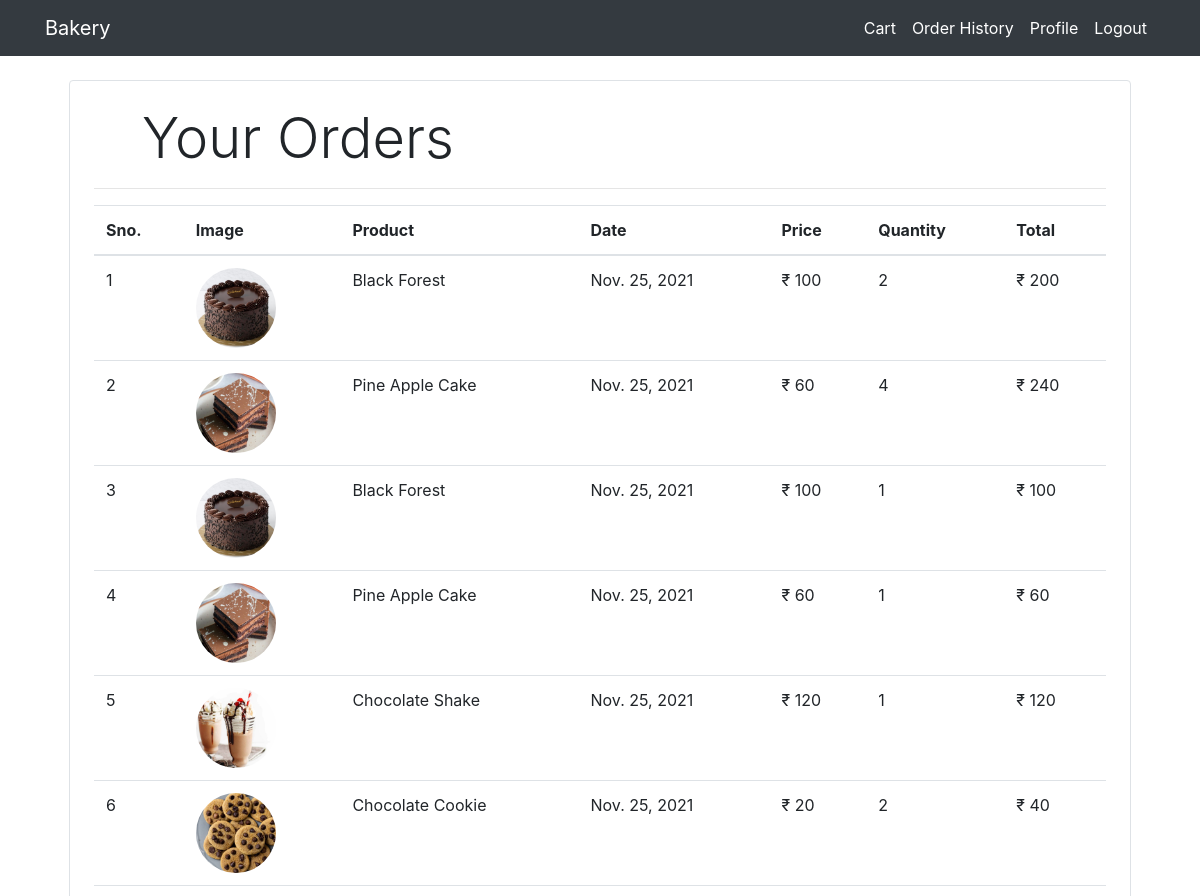
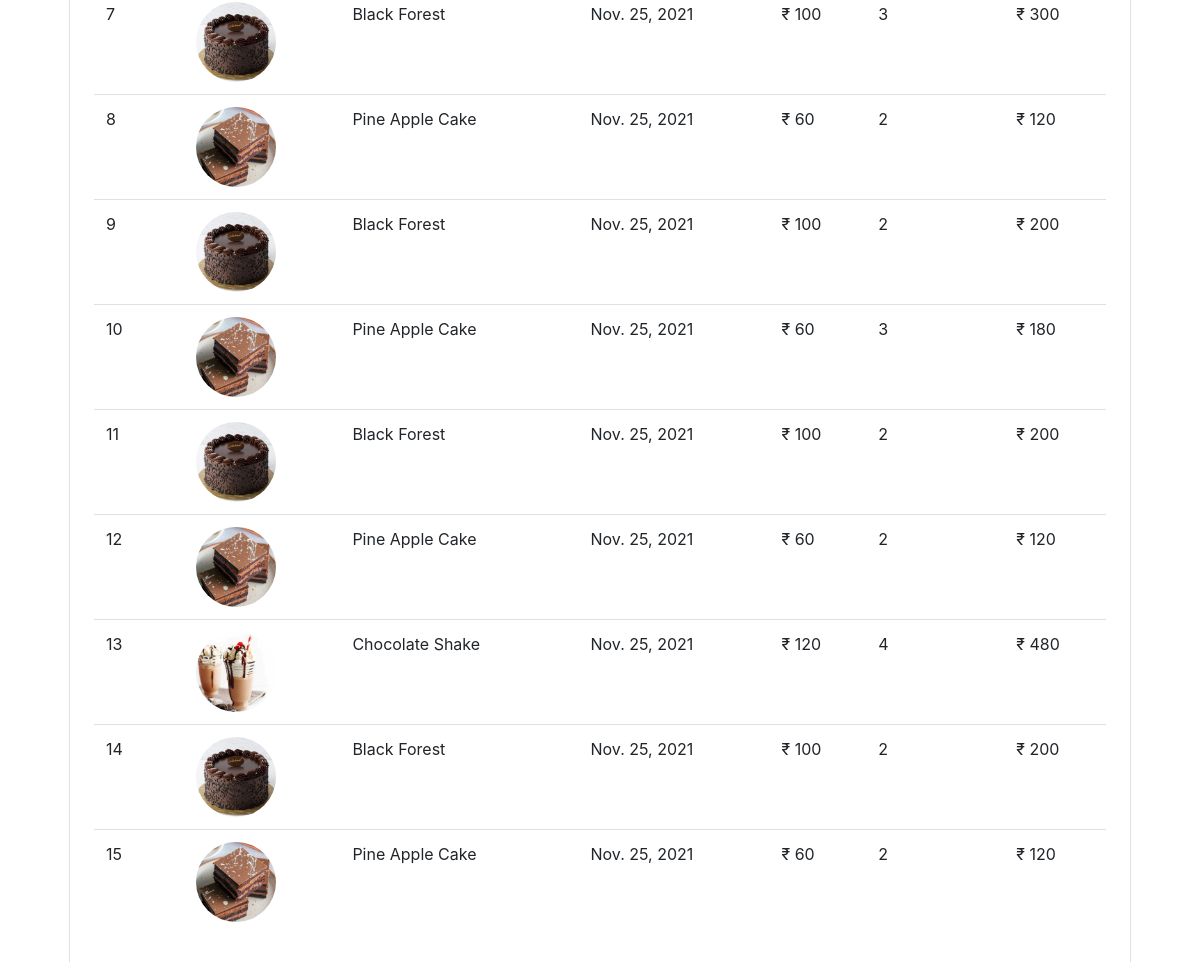
The app's page /orderhistory/ (signed in) with its own data (2 pictures, top to bottom).
### Bakery/models.py (models this page shows, shortened)
class Order(models.Model):
    product = models.ForeignKey(Product,on_delete=models.CASCADE,null=True)
    customer = models.ForeignKey(Customer,on_delete=models.CASCADE,null=True)
    quantity = models.IntegerField(default=1)
    price = models.IntegerField()
    email = models.EmailField()
    address = models.CharField(max_length=50,default='',blank=True)
    phone = models.CharField(max_length=15,default='',blank=True)
    date = models.DateField(default=datetime.datetime.today)
    @staticmethod
    def get_orders_by_customer(customer_email):
        return Order.objects.filter(email=customer_email)

class Product(models.Model):
    name = models.CharField(max_length=100, null=True)
    quantity = models.PositiveIntegerField(null=True)
    price = models.PositiveIntegerField(null=True)
    category = models.ForeignKey(Category, on_delete=models.CASCADE,default=1)
    image = models.ImageField(upload_to='uploads/products/', default='default_image.jpeg')

### Bakery/Views/views.py (the view)
# urls.py: path('orderhistory/', views.order_history.as_view(), name='Bakery-order'),
class order_history(View):
	def get(self, request):
		customer=request.session.get('customer_email')
		print(customer)
		orders=Order.get_orders_by_customer(customer)
		print('orders', orders)
		return render(request,'Bakery/order_history.html',{'orders': orders})

### Bakery/templatetags/custom_filter.py (called while the page is built)
@register.filter(name='currency')
def currency(nunmber):
    return "₹ "+str(nunmber)

@register.filter(name='multiply')
def multiply(number,number1):
    return number*number1

### templates/Bakery/order_history.html (shortened to what this page needs)
{%extends 'Partials/base.html'%}
{%block content%}
{%load cart%}
{%load custom_filter%}
<div class="container">
   <div class="border rounded p-4 m-4">
        <p class="display-4 pl-4 ml-4">Your Orders</p>
        <hr>
        <table class="table">
            <thead>
                <tr>
                    <th>Sno.</th>
                    <th>Image</th>
                    <th>Product</th>
                    <th>Date</th>
                    <th>Price</th>
                    <th>Quantity</th>
                    <th>Total</th>
                </tr>
            </thead>
            <tbody>
                {% for order in orders %}
                <tr>
                    <td>{{forloop.counter}}</td>
                    <td><img style="height: 80px;" class="rounded-circle" src="{{order.product.image.url}}" alt=""></td>
                    <td>{{order.product.name}}</td>
                    <td>{{order.date}}</td>
                    <td>{{order.price|currency}}</td>
                    <td>{{order.quantity}}</td>
                    <td>{{order.quantity|multiply:order.price|currency}}</td>
                </tr>
                {% endfor %}
            </tbody>
        </table>
   </div>
</div>
{%endblock%}

### records on screen
Order: product.image (picture), product.name "Black Forest", date "Nov. 25, 2021", price "₹ 100", quantity "2", quantity|multiply "₹ 200"
Order: product.image (picture), product.name "Pine Apple Cake", date "Nov. 25, 2021", price "₹ 60", quantity "4", quantity|multiply "₹ 240"
Order: product.image (picture), product.name "Black Forest", date "Nov. 25, 2021", price "₹ 100", quantity "1", quantity|multiply "₹ 100"
Order: product.image (picture), product.name "Pine Apple Cake", date "Nov. 25, 2021", price "₹ 60", quantity "1", quantity|multiply "₹ 60"
Order: product.image (picture), product.name "Chocolate Shake", date "Nov. 25, 2021", price "₹ 120", quantity "1", quantity|multiply "₹ 120"
Order: product.image (picture), product.name "Chocolate Cookie", date "Nov. 25, 2021", price "₹ 20", quantity "2", quantity|multiply "₹ 40"
Order: product.image (picture), product.name "Black Forest", date "Nov. 25, 2021", price "₹ 100", quantity "3", quantity|multiply "₹ 300"
Order: product.image (picture), product.name "Pine Apple Cake", date "Nov. 25, 2021", price "₹ 60", quantity "2", quantity|multiply "₹ 120"
Order: product.image (picture), product.name "Black Forest", date "Nov. 25, 2021", price "₹ 100", quantity "2", quantity|multiply "₹ 200"
Order: product.image (picture), product.name "Pine Apple Cake", date "Nov. 25, 2021", price "₹ 60", quantity "3", quantity|multiply "₹ 180"
Order: product.image (picture), product.name "Black Forest", date "Nov. 25, 2021", price "₹ 100", quantity "2", quantity|multiply "₹ 200"
Order: product.image (picture), product.name "Pine Apple Cake", date "Nov. 25, 2021", price "₹ 60", quantity "2", quantity|multiply "₹ 120"
Order: product.image (picture), product.name "Chocolate Shake", date "Nov. 25, 2021", price "₹ 120", quantity "4", quantity|multiply "₹ 480"
Order: product.image (picture), product.name "Black Forest", date "Nov. 25, 2021", price "₹ 100", quantity "2", quantity|multiply "₹ 200"
Order: product.image (picture), product.name "Pine Apple Cake", date "Nov. 25, 2021", price "₹ 60", quantity "2", quantity|multiply "₹ 120"
